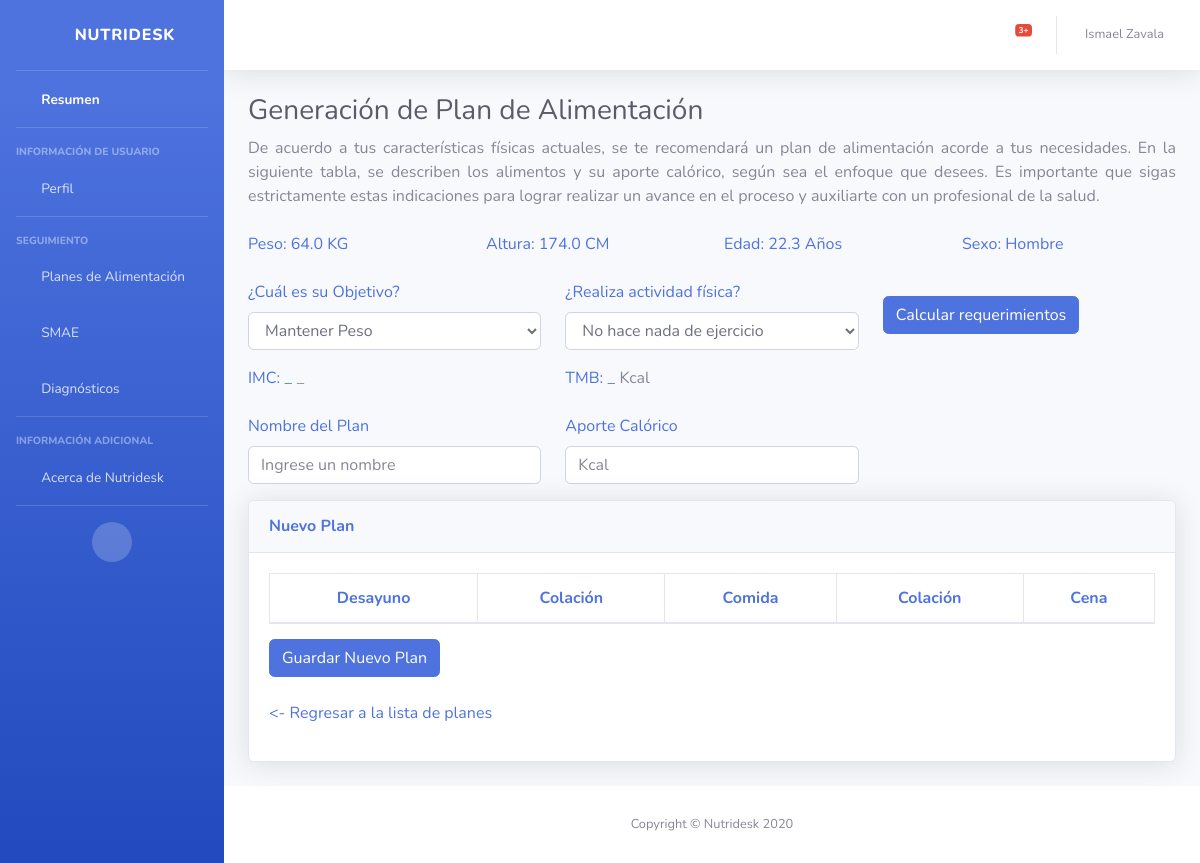
Page /planes/generar_plan/ (signed in) on the earlier database version.
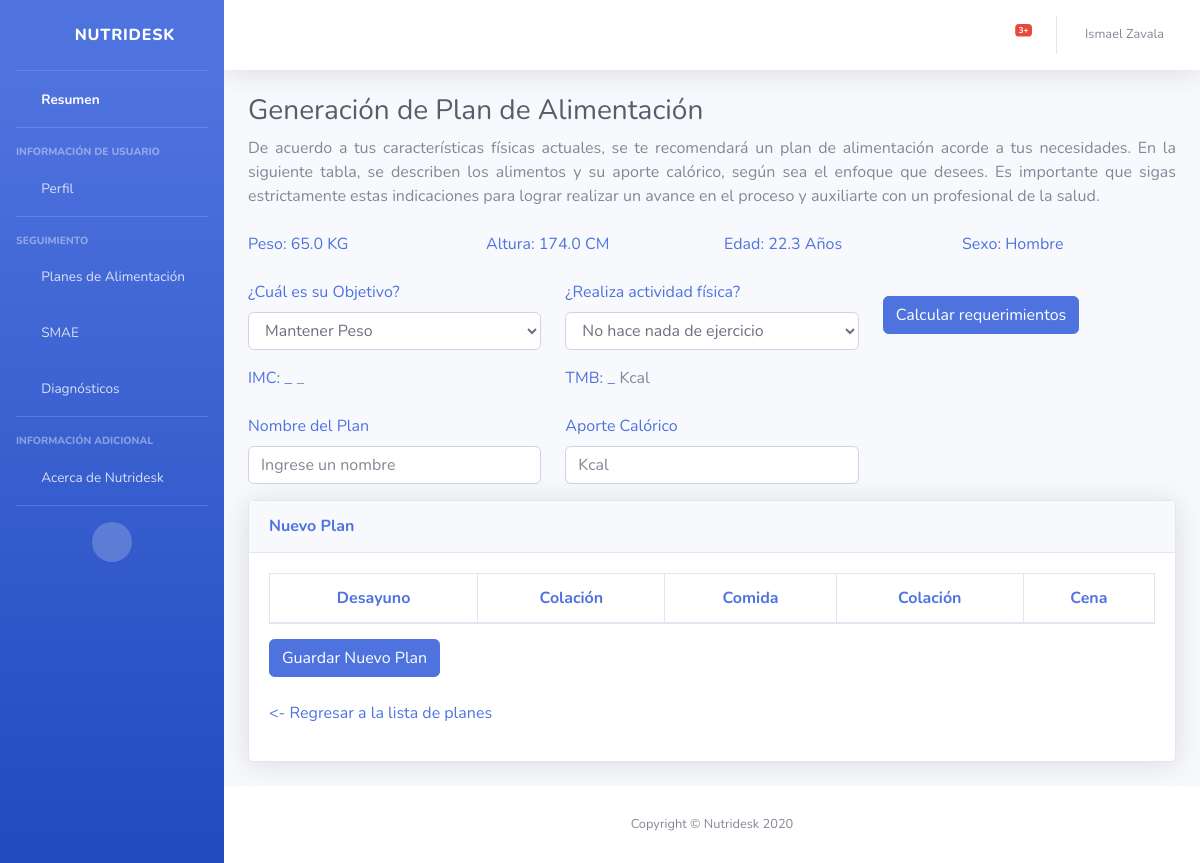
Same page on the later database version.
### core/models.py (models this page shows)
class InfoUsuario(models.Model):
    usuario = models.OneToOneField(User,on_delete=models.CASCADE,verbose_name='Usuario',null=False,blank=False,primary_key=True)
    fecha_nacimiento = models.DateField(verbose_name="Fecha de nacimiento", default=datetime.now)
    altura = models.FloatField(verbose_name="Altura en CM")
    peso = models.FloatField(verbose_name="Peso en KG")
    SEXOS = (
        ('H','Hombre'),
        ('M','Mujer'),
    )
    sexo = models.CharField(max_length=1, choices=SEXOS)
    class Meta:
        ordering = ('-usuario',)
    def __str__(self):
        return '{0}'.format(self.usuario.username)

### planes/views.py (the view)
# urls.py: path('generar_plan/', views.generar_planes, name='generar_plan')
def generar_planes(request):
    if request.method == "POST":
        usuario: User = InfoUsuario.objects.get(usuario=request.user).usuario
        guardar_plan(request.POST, usuario)
        return redirect("planes")
    else:
        return preparar_plan(request.user, request)

### planes/views.py (called while the page is built)
def preparar_plan(current_user, request):
    infoUser = InfoUsuario.objects.get(usuario=current_user)
    print(infoUser)
    listaGrupos = Grupo.objects.all()
    listaAlimentos = Alimento.objects.all()
    edad = (
        dt.now().year
        - infoUser.fecha_nacimiento.year
        + (dt.now().month - infoUser.fecha_nacimiento.month) * (1 / 12)
    )
    return render(
        request,
        "generar_plan.html",
        {
            "infoUser": infoUser,
            "edad": edad,
            "listaAlimentos": listaAlimentos,
            "listaGrupos": listaGrupos,
        },
    )

### planes/templates/generar_plan.html (shortened to what the changed rows need)
{% extends 'base_navbar.html' %}
{% load static %}
{% block main_content %}
<div class="container-fluid">
    <h1 class="h3 mb-2 text-gray-800">Generación de Plan de Alimentación</h1>
    <div class="form-group row">
        <div class="col-sm-3 align-self-center">
            <label class="text-primary">Peso: {{infoUser.peso}} KG</label>
        </div>
        <div class="col-sm-3 align-self-center">
            <label class="text-primary">Altura: {{infoUser.altura}} CM</label>
        </div>
    </div>
    <form method="POST">{% csrf_token %}
        <div class="card shadow mb-4">
            <div class="card-body">
                <div class="table-responsive form-group">
                    <table class="table table-bordered" id="tablaPlan" width="100%" cellspacing="0">
                        <thead class="text-primary text-center">
                            <tr>
                                <th>Desayuno</th>
                                <th>Colación</th>
                                <th>Comida</th>
                                <th>Colación</th>
                                <th>Cena</th>
                            </tr>
                        </thead>
                    </table>
                    <br><br>
                </div>
            </div>
        </div>
    </form>
</div>
{% endblock %}

Differences in the rows shown:
changed InfoUsuario: peso "64.0" → "65.0"
